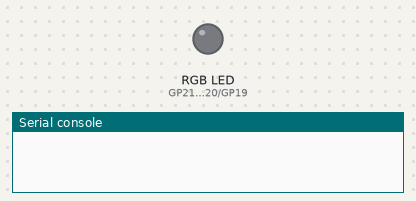
The program below on a simulated Raspberry Pi Pico running MicroPython. Parts: an RGB LED mixed from three pins (HIGH = lit), the last lines printed to the serial console. Wiring (from the project's diagram.json): RGB LED B on GP19, RGB LED G on GP20, RGB LED R on GP21. WiFi joins after 1.5 s; web requests get an empty 200 reply after 0.4 s. At 1.9 s the program stops and its outputs stay as they are.

Above: at 0.1 s.
At 2.0 s:
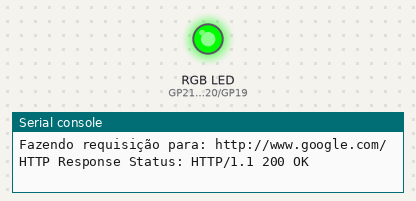
Timing chart, 0 to 3.4 s (numbered marks = the images above):
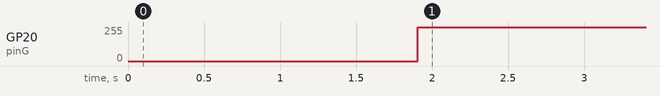

Measured:
- by itself, GP20 (pinG): 0/255 → 253/255 at 1.9 s

The program:

main.py
```python
import network
import time
from machine import Pin, PWM
import usocket as socket

pinR = PWM(Pin(21))
pinG = PWM(Pin(20))
pinB = PWM(Pin(19))

def set_rgb_color(r, g, b):
    pinR.duty_u16(r)
    pinG.duty_u16(g)
    pinB.duty_u16(b)

print("Conectando ao WiFi", end="")
wlan = network.WLAN(network.STA_IF)
wlan.active(True)
wlan.connect("Wokwi-GUEST", "")

while not wlan.isconnected():
    print(".", end="")
    time.sleep(0.1)

print(" Sucesso!")
print(wlan.ifconfig())

def http_get(url):
    _, _, host, path = url.split('/', 3)
    addr = socket.getaddrinfo(host, 80)[0][-1]
    s = socket.socket()
    s.connect(addr)
    s.send(bytes('GET /%s HTTP/1.0\r\nHost: %s\r\n\r\n' % (path, host), 'utf8'))

    # Enquanto o request está sendo executado, luz amarela acende
    set_rgb_color(65025, 65025, 0)

    print("Fazendo requisição para: " + url)

    response = s.recv(4096)
    s.close()

    status = response.split(b'\r\n')[0].decode('utf-8')

    if "HTTP/1.1 200 OK" in status or "HTTP/1.0 200 OK" in status:
        # Luz verde para sucesso
        set_rgb_color(0, 65025, 0)
    else:
        # Luz vermelha para falha
        set_rgb_color(65025, 0, 0)

    return status

response_status = http_get("http://www.google.com/")
print("HTTP Response Status:", response_status)
```
